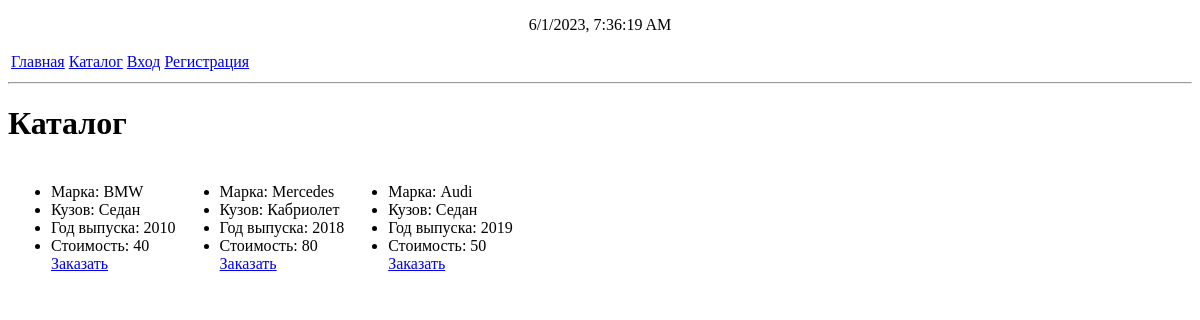
The page /catalog on the database as committed earlier.
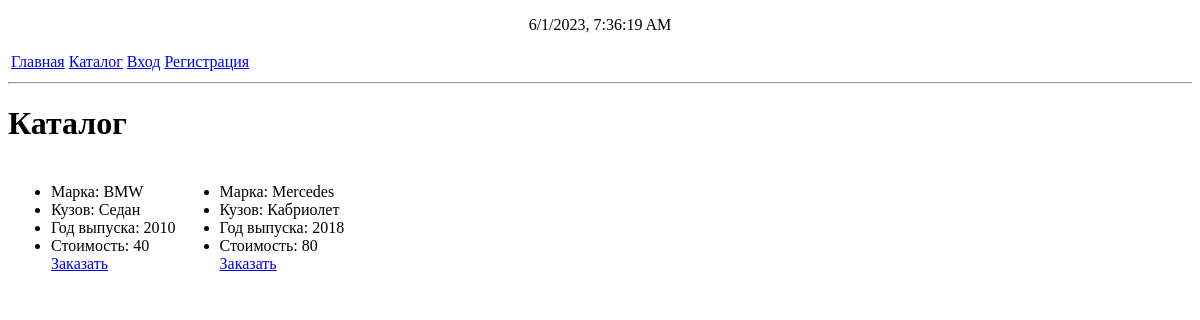
The same page on the database as committed later.
### mainapp/models.py (models this page shows)
class CarModel(models.Model):
    SEDAN = "Седан"
    CROSS = "Кроссовер"
    COUPE = "Купе"
    STATION_WAGON = "Универсал"
    SPORT = "Спорт"
    HATCHBACK = "Хэтчбек"
    CONVERTIBLE = "Кабриолет"
    MINIVAN = "Минивэн"
    BODY_CHOICES = [
        (SEDAN, "Седан"),
        (CROSS, "Кроссовер"),
        (STATION_WAGON, "Универсал"),
        (SPORT, "Седан"),
        (HATCHBACK, "Хэтчбек"),
        (CONVERTIBLE, "Кабриолет"),
        (MINIVAN, "Минивэн"),
        (COUPE, "Купе"),
    ]
    BMW = "BMW"
    MERCEDES = "Mercedes"
    AUDI = "Audi"
    MAZDA = "Mazda"
    VOLVO = "Volvo"
    BRAND_CHOICES = [
        (BMW, 'BMW'),
        (MERCEDES, 'Mercedes'),
        (AUDI,"Audi"),
        (MAZDA, "Mazda"),
        (VOLVO, "Volvo")
    ]
    body = models.CharField(max_length=20, choices=BODY_CHOICES)
    price = models.BigIntegerField(default=40, null=True)
    car_price = models.BigIntegerField(default=10000, null=True)
    id = models.AutoField(primary_key=True)
    brand = models.CharField(max_length=20, choices=BRAND_CHOICES)
    year = models.IntegerField(validators=[MaxValueValidator(2023), MinValueValidator(2010)])
    usageCount = models.IntegerField(default=0)
    def __str__(self):
        return f"{self.brand} {self.body} {self.year}"

### mainapp/views.py (the view)
# urls.py: path("catalog", views.catalog),
def catalog(request: HttpRequest):
    if request.method == "GET":
        lst = []
        tmp_list = list()
        i = 0
        for carModel in CarModel.objects.all():
            print(carModel)
            if i % columnCount == 0 and i != 0:
                lst.append(tmp_list)
                tmp_list = list()
            if AutoModel.objects.filter(status=AutoModel.FREE, carModel=carModel):
                tmp_list.append(carModel)
                i += 1
        if tmp_list:
            lst.append(tmp_list)
        print(lst)
        return render(request, "catalog.html", {"models": lst})

### mainapp/templates/catalog.html (shortened to what this page needs)
{% extends "base.html" %}
{% block content %}
<h1>Каталог</h1>
<table>
    {%for modelsRaw in models%}
    <tr>
    {%for model in modelsRaw%}
    <td>
        <ul>
            <li>Марка: {{model.brand}}</li>
            <li>Кузов: {{model.body}}</li>
            <li>Год выпуска: {{model.year}}</li>
            <li>Стоимость: {{model.price}}</li>
            <a href="order?id={{model.id}}">Заказать</a>
        </ul>
    </td>
    {%endfor%}
    </tr>
    {%endfor%}
</table>
{% endblock content %}

Rows that differ between the two databases and show on the page:
no longer on this page (row edited): CarModel: brand "Audi", body "Седан", year "2019", price "50"
